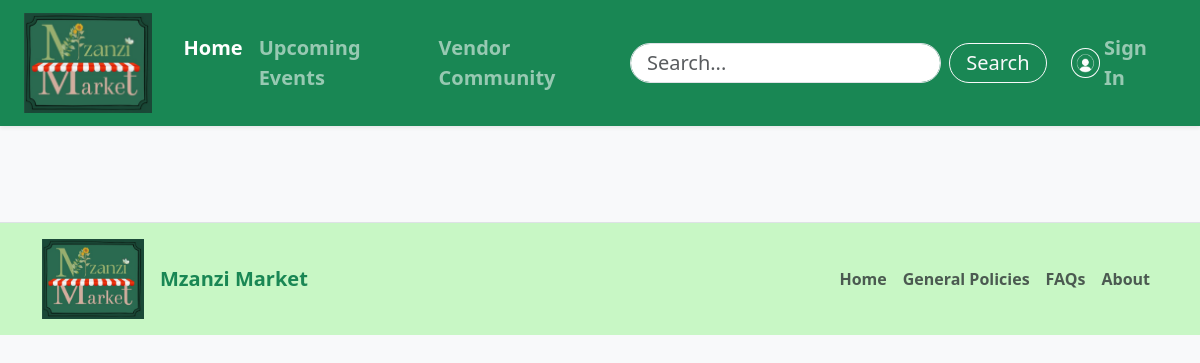
The page /vendors?page=2 on the database as committed earlier.
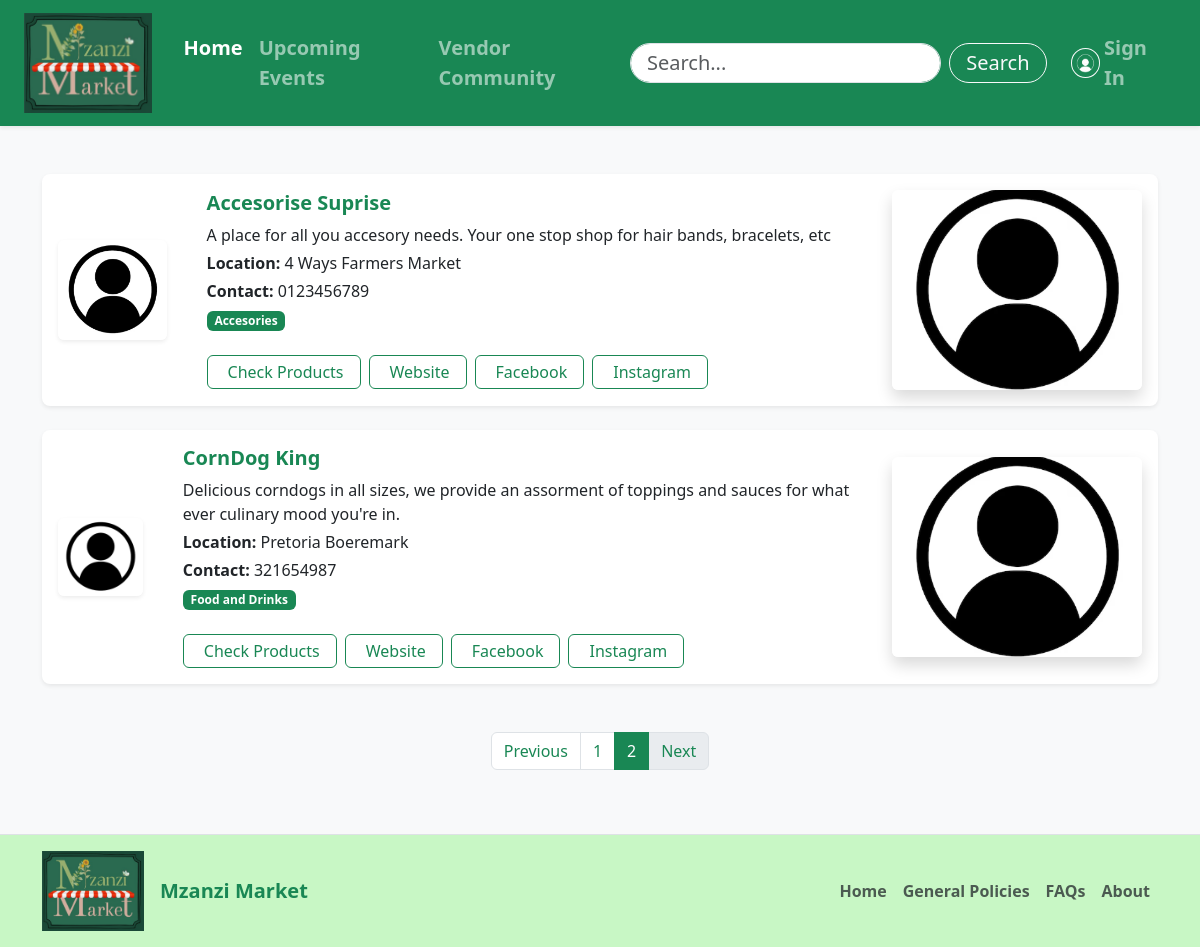
The same page on the database as committed later.
### tables this page shows
CREATE TABLE "Vendor" (
	"VendorID"	INTEGER,
	"VendorName"	TEXT NOT NULL,
	"VendorStallDescription"	TEXT,
	"VendorLocation"	TEXT,
	"VendorContactNumber"	TEXT,
	"VendorOfferingType"	TEXT,
	"VendorDescriptionPicture"	BLOB,
	"VendorWebsite"	TEXT,
	"VendorFacebook"	TEXT,
	"VendorInstagram"	TEXT,
	"VendorLogo"	BLOB,
	"UserID"	INTEGER NOT NULL,
	PRIMARY KEY("VendorID" AUTOINCREMENT),
	FOREIGN KEY("UserID") REFERENCES "User"("UserID")
);

### app.py (the view)
@app.route("/vendors", methods=["GET"])
def vendors():
    page = request.args.get('page', 1, type=int)
    per_page = 6
    offset = (page - 1) * per_page
    conn = get_db_connection()
    total_markets = conn.execute("SELECT COUNT(*) FROM Market").fetchone()[0]
    total_pages = math.ceil(total_markets / per_page)
    vendors = conn.execute("SELECT * FROM Vendor LIMIT ? OFFSET ?", (per_page, offset)).fetchall()
    conn.close()
    return render_template("vendors.html", vendors=vendors, page=page,total_pages=total_pages)

### app.py (called while the page is built)
def get_db_connection():
    conn = sqlite3.connect('Mzanzi.db', timeout=30)
    conn.row_factory = sqlite3.Row
    try:
        conn.execute("PRAGMA journal_mode=WAL")
    except:
        pass # If it fails, it just ignores it, but usually it works
    return conn

### templates/vendors.html (shortened to what the changed rows need)
<!DOCTYPE html>
<html lang="en">
<head>
  <link href="https://cdn.jsdelivr.net/npm/bootstrap@5.3.3/dist/css/bootstrap.min.css" rel="stylesheet">
</head>
<body class="bg-light">
  <main>
    <div class="container py-5" id="vendorList">
      {% for vendor in vendors %}
      <div class="card shadow-sm mb-4 border-0 rounded-3 vendor-card">
        <div class="card-body d-flex flex-column flex-md-row align-items-center">
          <div class="text-center mb-3 mb-md-0 me-md-4">
            <img src="{{ vendor.VendorLogo | to_base64 if vendor.VendorLogo else url_for('static', filename='images/VendorDefault.png') }}"
                 alt="{{ vendor.VendorName }} Logo"
                 class="img-fluid rounded shadow-sm" style="max-height:100px;">
          </div>
          <div class="flex-grow-1 px-md-3 mb-3 mb-md-0">
            <h5 class="fw-bold text-success">{{ vendor.VendorName }}</h5>
            <p class="mb-1">{{ vendor.VendorStallDescription }}</p>
            <p class="mb-1"><strong>Location:</strong> {{ vendor.VendorLocation }}</p>
            <p class="mb-1"><strong>Contact:</strong> {{ vendor.VendorContactNumber }}</p>
            <span class="badge bg-success me-1">{{ vendor.VendorofferingType }}</span>
            <div class="row g-2 mt-3">
              <div class="col-auto">
                <a class="btn btn-outline-success py-1 px-3" href="/vendor/{{ vendor.VendorID }}">
                  Check Products
                </a>
              </div>
              <div class="col-auto">
                <a href="https://{{ vendor.VendorWebsite or '#' }}" class="btn btn-outline-success py-1 px-3" target="_blank">
                  Website
                </a>
              </div>
              <div class="col-auto">
                <a href="https://{{ vendor.VendorFacebook or '#' }}" class="btn btn-outline-success py-1 px-3" target="_blank">
                  Facebook
                </a>
              </div>
              <div class="col-auto">
                <a href="https://{{ vendor.Vendorinstagram or '#' }}" class="btn btn-outline-success py-1 px-3" target="_blank">
                  Instagram
                </a>
              </div>
            </div>
          </div>
          <div class="shadow rounded" style="max-width:300px; min-width:250px;">
            <img src="{{ vendor.VendorDescriptorPicture | to_base64 if vendor.VendorDescriptorPicture else url_for('static', filename='images/VendorDefault.png') }}"
                 class="img-fluid rounded" style="height:200px; width:100%; object-fit:cover;"
                 alt="{{ vendor.VendorName }}">
          </div>
        </div>
      </div>
      {% endfor %}
      {% if total_pages > 1 %}
          <nav aria-label="Market navigation" class="mt-5">
            <ul class="pagination justify-content-center">
              <li class="page-item {% if page == 1 %}disabled{% endif %}">
                <a class="page-link text-success" href="{{ url_for('home', page=page-1) }}" tabindex="-1" aria-disabled="true">Previous</a>
              </li>
              {% for p in range(1, total_pages + 1) %}
              <li class="page-item {% if p == page %}active{% endif %}">
                <a class="page-link {% if p == page %}bg-success border-success{% else %}text-success{% endif %}" href="{{ url_for('home', page=p) }}">
                    {{ p }}
                </a>
              </li>
              {% endfor %}
              <li class="page-item {% if page == total_pages %}disabled{% endif %}">
                <a class="page-link text-success" href="{{ url_for('vendors', page=page+1) }}">Next</a>
              </li>
            </ul>
          </nav>
          {% endif %}
    </div>
  </main>
</body>
</html>

Rows that differ between the two databases and show on the page:
added Vendor: VendorName "Accesorise Suprise", VendorStallDescription "A place for all you accesory needs. Your one stop shop for hair bands, bracelets, etc", VendorLocation "4 Ways Farmers Market", VendorContactNumber "0123456789", VendorofferingType "Accesories"
added Vendor: VendorName "CornDog King", VendorStallDescription "Delicious corndogs in all sizes, we provide an assorment of toppings and sauces for what ever culinary mood you're in.", VendorLocation "Pretoria Boeremark", VendorContactNumber "321654987", VendorofferingType "Food and Drinks"
Other text that changed with them:
text now shown: "Previous Next"
new list line: "1"
new list line: "2"
